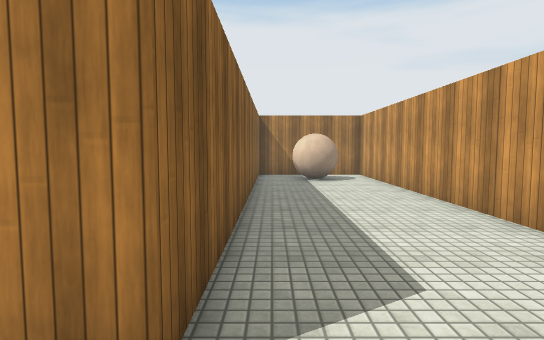
view 1 (above)

18 first-person views from a walk through a 3-D level made in the Unity game engine. The camera is 1.4 m above the floor, tilts 4° down and sees 80° across. The floor is counted in squares, 1 m on a side. Each view is taken from the middle of a square. On the plan, view 1 faces up. The plan holds only what a view shows up to about 15 squares ahead; the rest is blank. Surface patterns are stand-ins for the level's own textures.

view 2
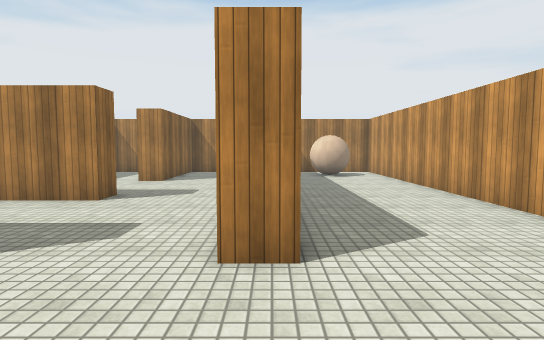

view 3
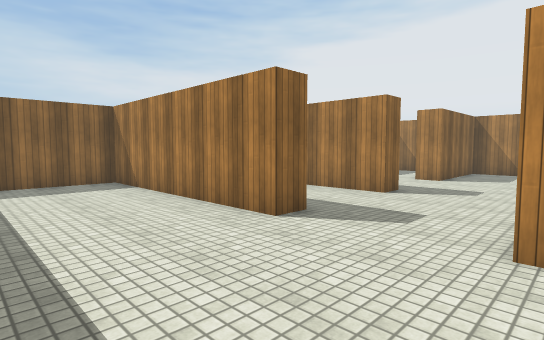

view 4
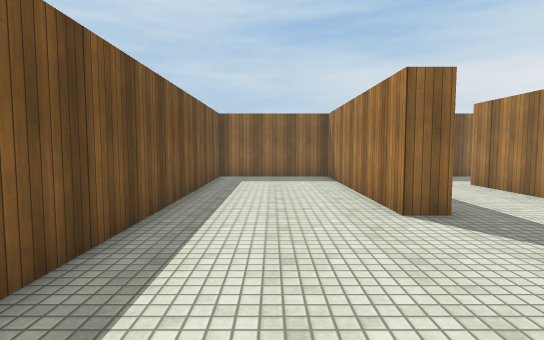

view 5
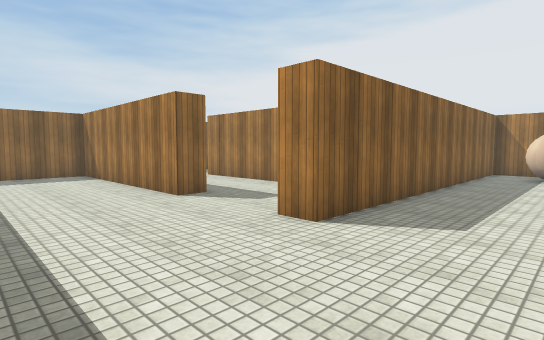

view 6
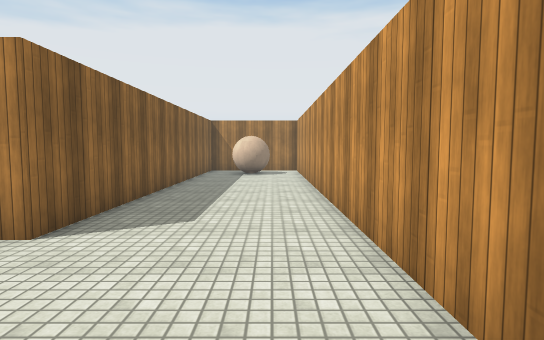

view 7
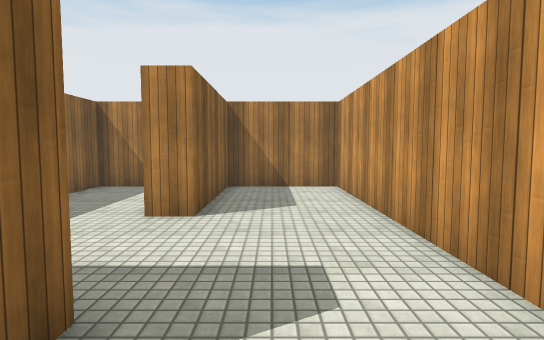

view 8
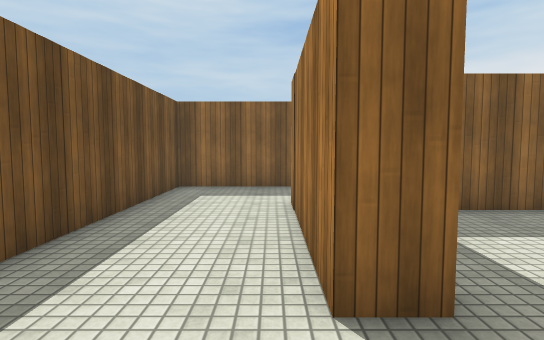

view 9
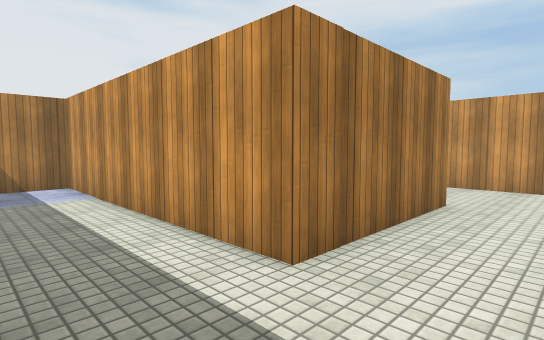

view 10
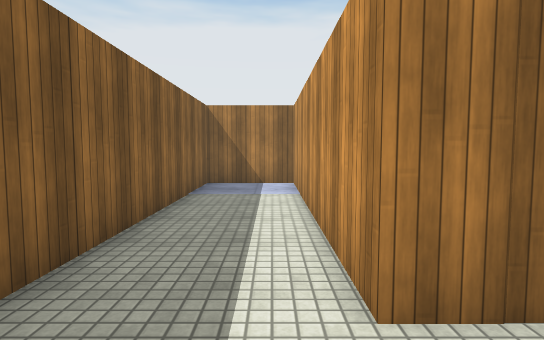

view 11
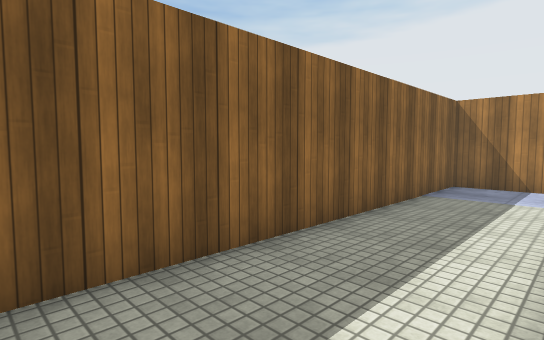

view 12
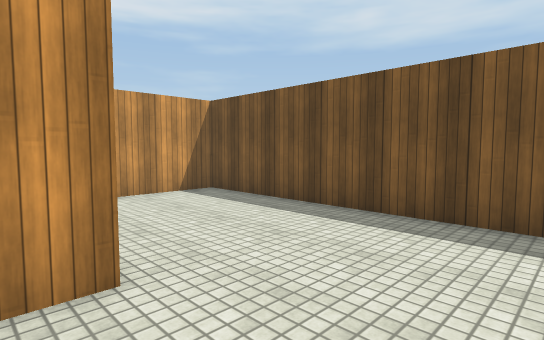

view 13
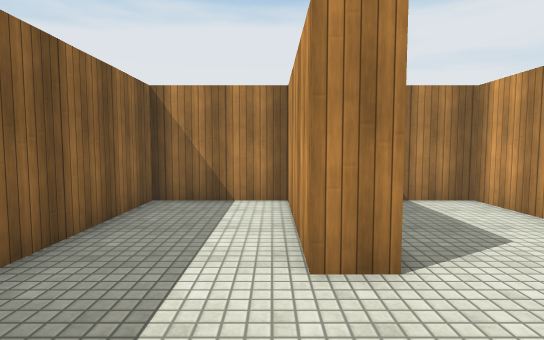

view 14
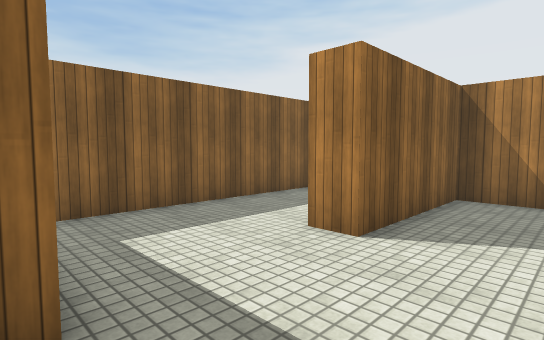

view 15
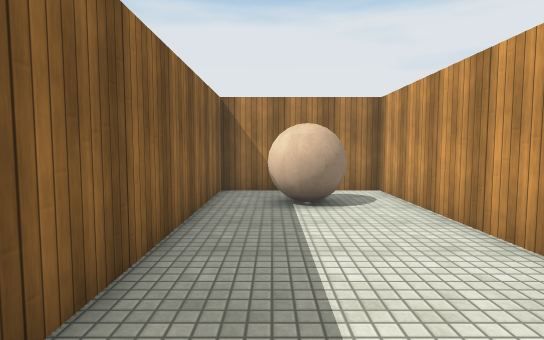

view 16
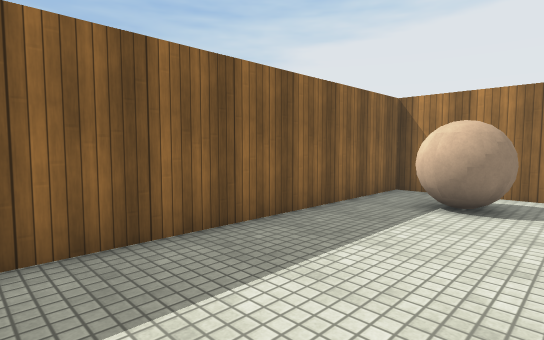

view 17
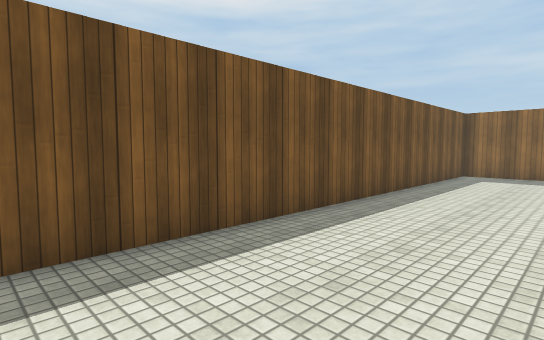

view 18
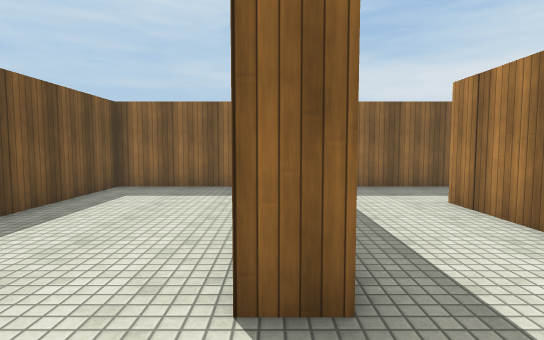

### Floor plan
Points are (right, up) in squares from view 1. A wall is a line through its corners. A room is listed if a view was taken in it or the views show most of it. See-through windows are left out.
Room 1 (views 1, 2, 3, 4, 5, 6, 7, 8, 9, 10, 11, 12, 13, 14, 15, 16, 17, 18)
walls: (-5.6, 7.6) (-5.6, 6.5) (-11.2, 6.5) (-11.2, 16.5) (-14.5, 16.5) (-14.5, 2.7) (-6.9, 2.7); (-5.6, 2.8) (-5.6, 1.8) (-14.5, 1.8) (-14.5, -3.5) (4.5, -3.5) (4.5, 16.5) (-0.7, 16.5) (-0.7, 1.8) (-1.7, 1.8) (-1.7, 2.9); (-1.7, 5) (-1.7, 16.5) (-5.6, 16.5) (-5.6, 11.5) (-6.6, 11.5) (-6.6, 16.5) (-10.2, 16.5) (-10.2, 8.4)
objects: ball (1, 13) to (3, 14)

Where each view was taken, in squares from view 1:
view 1: 0 up, 0 right, facing up
view 2: 2 down, 1 left, facing up
view 3: 3 down, 1 left, facing up-left
view 4: 1 down, 1 right, facing left
view 5: 3 down, 3 right, facing up-left
view 6: 3 down, 3 right, facing up
view 7: 5 up, 4 left, facing up
view 8: 6 up, 3 left, facing left
view 9: 4 up, 14 left, facing up-right
view 10: 4 up, 12 left, facing up
view 11: 4 up, 11 left, facing up-left
view 12: 3 up, 5 left, facing down-right
view 13: 8 up, 7 left, facing up
view 14: 7 up, 3 left, facing up-left
view 15: 6 up, 1 right, facing up
view 16: 6 up, 4 right, facing up-left
view 17: 1 up, 3 right, facing down-left
view 18: 2 up, 3 left, facing left
